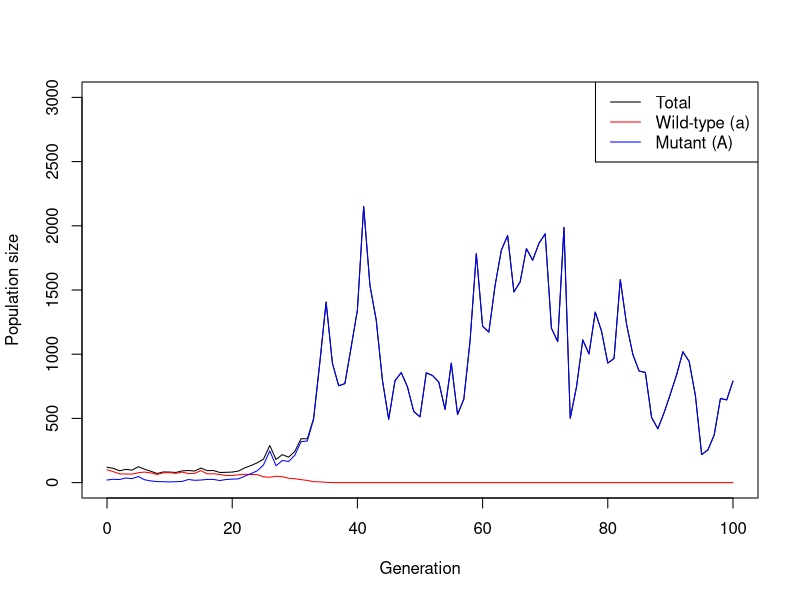
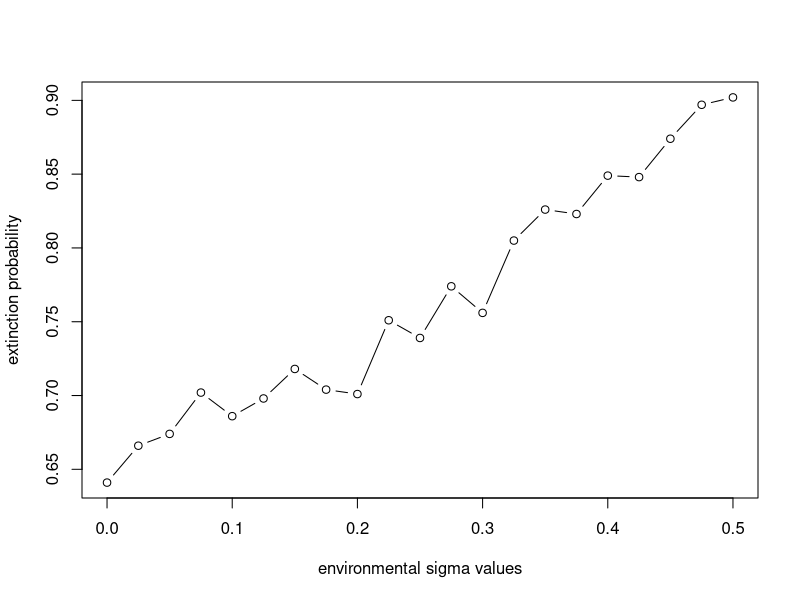
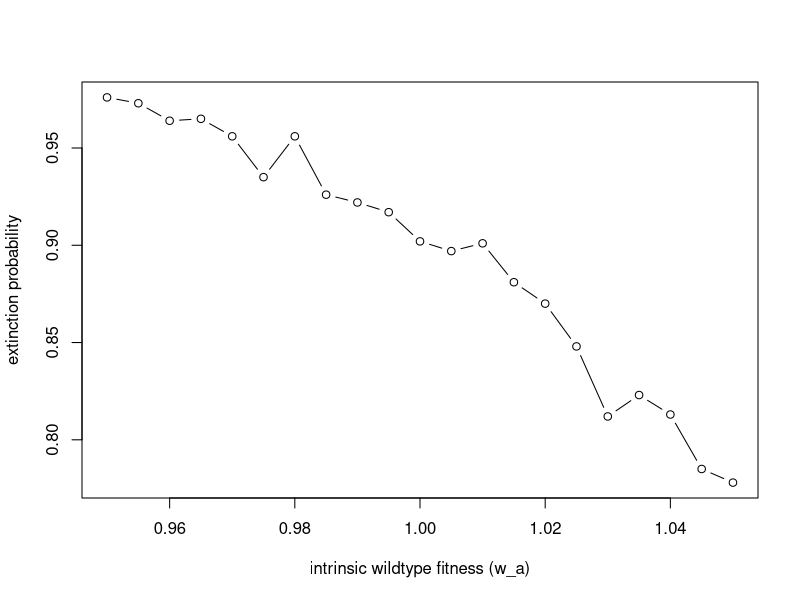
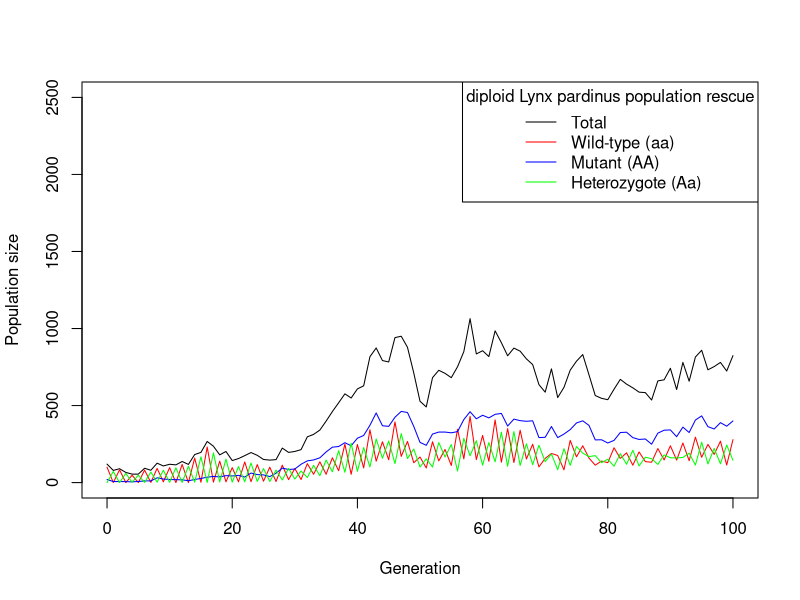
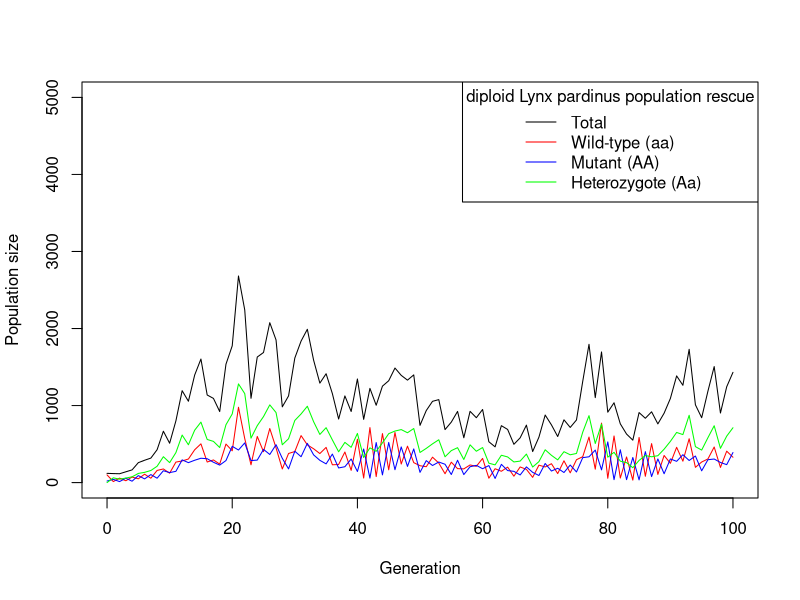
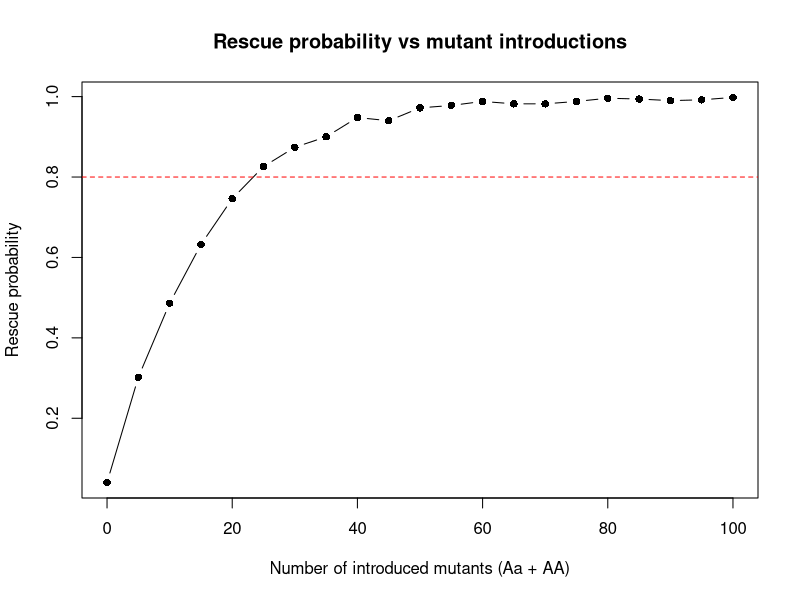

These figures' R source, in order:
## ---- chunk 1
set.seed(42)

simulate_one_gen1 <- function(N_a, N_A, w_a, w_A,  R_rate, sigma_env_a, sigma_env_A, K, A) {

  Ntot <- N_a + N_A # total pop
  
  dens <- max(0, 1 - Ntot / K) # density dependence on total pop. 
  
  allee <- (Ntot / (Ntot + A))^0.5  #Allee effect affecting total pop. 
  
  env_a <- max(0, rnorm(1, mean=1, sd= sigma_env_a))  #env.eff. already normal distributed
  env_A <- max(0, rnorm(1, mean=1, sd= sigma_env_A))
  
  r_a <- w_a*dens*allee                #corrected pop growth formula
  r_A <- w_A*dens*allee
  
  N_a1 <- rpois(1, N_a*r_a*env_a)
  N_A1 <- rpois(1, N_A*r_A*env_A)
  
  return(c(N_a1, N_A1))
  return(c(r_a, r_A))
}

# Test the function
print(simulate_one_gen1(100,20,1.01,1.5,0, sigma_env_a = 0.1, sigma_env_A = 0.3, K=5000, A=20))


## ---- chunk 2
set.seed(42)

N_init_a <- 100
N_init_A <- 20
K <- 5000
A <- 20
t_max <- 100

simulate_pop <- function(N_init_a, N_init_A, w_a, w_A, R_rate, t_max, sigma_env_a, sigma_env_A, K, A) {
  # Create the vector in which to save the results
  pop_vector <- c(N_init_a, N_init_A)
  # initiate the variables
  pop_new <- c(N_init_a, N_init_A)
  
  # run the simulation until generation t_max
  for (i in 1:t_max) {
    # redefine the current population one generation later
    pop_new <- simulate_one_gen1(pop_new[1],pop_new[2], w_a, w_A, R_rate, sigma_env_a, sigma_env_A, K, A)
    # add the new population sizes to the output vector
    pop_vector <- rbind(pop_vector,pop_new)
    # condition to stop the simulation before t_max: either the population exceeds 5000 or it goes extinct
    if (pop_new[1]+pop_new[2]==0) break
  }
  
  # define the row and column names of the output vector
  rownames(pop_vector) <- (0:t_max)[1:length(pop_vector[,1])] # note that the vector has to be cut if the simulation stopped early
  colnames(pop_vector) <- c("a","A")
  # return the result
  return(pop_vector)	
}

## ---- chunk 3
set.seed(1)
# Test the function and plot the result
# set t_max to a value to be used througout
max_gen <- 100
# create your simulation data
output <- simulate_pop(100,20,1.1,1.3,0,max_gen, sigma_env_a=0.1, sigma_env_A=0.3, 5000, 20)
# show the last few lines of the data table
print(tail(output))



# Determine x axis range
x_range <- 0:(nrow(output) - 1)

# Plot total population size
plot(x_range,
     output[,1] + output[,2],
     type = "l",
     ylim = c(0, 3000),
     xlim = c(0, max_gen),
     xlab = "Generation",
     ylab = "Population size")

# Add wild-type individuals (red)
lines(x_range, output[,1], col = "red")

# Add mutant individuals (blue)
lines(x_range, output[,2], col = "blue")

# Optional: add legend
legend("topright",
       legend = c("Total", "Wild-type (a)", "Mutant (A)"),
       col = c("black", "red", "blue"),
       lty = 1)

## ---- chunk 4
set.seed(42)
# Determine how long to run the simulation
t_max <- 20
# Determine the parameter to vary -- here it's w_a
var_sigma <- seq(0, 0.5, by = 0.025)
# compute how many values you are testing
no_var_sigma <- length(var_sigma)

# create array/data frame in which to save the results
arr <- array(NA, dim = c(no_var_sigma,2), dimnames = list(NULL,c("p_ext", "sigma_a"))) 
df <- data.frame(arr)

# Parameters
N0 <- 100
K <- 5000
A <- 20

# Now let's define a function that gives us the output
run_sim_c <- function(N_init_a, N_init_A, w_a, w_A, R_rate, t_max, sigma_env_a, sigma_env_A, K, A)
{
  sim_output_end <- tail(simulate_pop(N_init_a, N_init_A, w_a, w_A, R_rate, t_max, sigma_env_a, sigma_env_A, K, A),1)
  out <- 1
  if (sum(sim_output_end)==0)
  {
    out <- 0
  }
  return(out)
}

# Now we do this many times per parameter value 
counter <- 1
nrep <- 1000
for (choose_sig in var_sigma) {
  #set.seed(1)
  
  results <- replicate(nrep, run_sim_c(100,0,1.05,1.25,0,t_max, sigma_env_a=choose_sig, sigma_env_A=0.1, 5000, 20))
  # print(results)
  
  ###evaluation of sim_a
  p_success <- mean(results)
  p_fail <- 1-p_success
  sd <- sqrt(p_success*(1-p_success))
  
  
  df[counter,1]<- p_fail
  df[counter,2] <- choose_sig
  counter <- counter + 1
}

plot(df$sigma_a, df$p, type = "b", 
     xlab = "environmental sigma values", 
     ylab = "extinction probability")

## ---- chunk 5
set.seed(42)
# Determine how long to run the simulation
tmax <- 20
# Determine the parameter to vary -- here it's w_a
var_w_a <- seq(0.95, 1.05, by = 0.005)
# compute how many values you are testing
no_var_w_a <- length(var_w_a)

# create array/data frame in which to save the results
arr <- array(NA, dim = c(no_var_w_a,2), dimnames = list(NULL,c("p_ext", "w_a"))) 
df <- data.frame(arr)

# Parameters
N0 <- 100
K <- 5000
A <- 20

# Now let's define a function that gives us the output
run_sim_c <- function(N_init_a, N_init_A, w_a, w_A, R_rate, t_max, sigma_env_a, sigma_env_A, K, A)
{
  sim_output_end <- tail(simulate_pop(N_init_a, N_init_A, w_a, w_A, R_rate, t_max, sigma_env_a, sigma_env_A, K, A),1)
  out <- 1
  if (sum(sim_output_end)==0)
  {
    out <- 0
  }
  return(out)
}

# Now we do this many times per parameter value 
counter <- 1
nrep <- 1000
for (choose_w_a in var_w_a) {
  #set.seed(1)
  
  results <- replicate(nrep, run_sim_c(100,0,w_a=choose_w_a,1.25,0,tmax, sigma_env_a= 0.3, sigma_env_A=0, K, A))
  # print(results)
  
  ###evaluation of sim
  p_success <- mean(results)
  p_fail <- 1-p_success
  sd <- sqrt(p_success*(1-p_success))
  
  
  df[counter,1]<- p_fail
  df[counter,2] <- choose_w_a
  counter <- counter + 1
}

plot(df$w_a, df$p_ext, type = "b", 
     xlab = "intrinsic wildtype fitness (w_a)", 
     ylab =  "extinction probability")
 

## ---- chunk 6
### how to make the population panmictic? 
set.seed(18)

simulation_diploid <- function(N_aa, N_Aa, N_AA, w_a, w_Aa, w_A, R_rate, t_max,
                               sigma_env_a, sigma_env_A, sigma_env_Aa, K, A)
   
  {
  
### define parameters: 
AA <- N_AA
Aa <- N_Aa
aa <- N_aa
w_aa <- 1.1
w_Aa <- 1.25
w_AA <- 1.5
sig_a <- 0.1
sig_Aa <- 0.2
sig_A <- 0.3
Ntot <- N_aa+N_Aa+N_AA
K <- 5000
A <- 20

## define dens value and allee effect
dens <- max(0, 1 - Ntot / K) # density dependence on total pop. 
allee <- (Ntot / (Ntot + A))^0.5  #Allee effect affecting total pop. 

## define r values
r_a <- w_a*dens*allee               #corrected pop growth formula
r_A <- w_A*dens*allee
r_Aa <- w_Aa*dens*allee

## draw env values
env_a <- max(0, rnorm(1, mean=1, sd= sig_a))  #env.eff. already normal distributed
env_A <- max(0, rnorm(1, mean=1, sd= sig_A))
env_Aa <- max(0, rnorm(1, mean=1, sd= sig_Aa))

## draw offspring for A and a from Poisson distribution
N_aa <- rpois(1, N_aa*r_a*env_a)
N_AA <- rpois(1, N_AA*r_A*env_A)
N_Aa <- rpois(1, N_Aa*r_Aa*env_Aa)

## calculate total offspring
total_off <- N_aa+N_Aa+N_AA

if (total_off==0) {
  return(c(N_aa=0, N_Aa=0, N_AA=0))
}
  #break

## calculate A and a Alleles
count_A <- N_AA*2+N_Aa
count_a <- N_aa*2+N_Aa

# calculate HW Allele frequencies
pA <- count_A/2*total_off
pa <- count_a/2*total_off

# calculate HW genotype frequencies
probs <- c(pAA= pA^2, pAa= 2*pA*pa, paa= pa^2)



## draw random offspring 
next_gen_diploid <- as.vector(rmultinom(1, size= total_off, prob=probs))
#as.numeric: returns 3x1 matrix drawn from rmultinom as a flat numeric vector
#rmultinom: assigns random value to each of three genotypes according to HW allele probabilities
#like binomial, only for multiple variables

# calculate next gen offspring
N_AA <- next_gen_diploid[1]
N_Aa <- next_gen_diploid[2]
N_aa <- next_gen_diploid[3]

c(pAA=N_AA, pAa=N_Aa, paa=N_aa)
}

simulation_diploid(100, 0, 20, 1.1, 1.2, 1.3, 0, 100, 0.1 ,0.3, 0.2, 5000, 20)

## now we simulate the diploid population
simulate_diploid <- function(N_init_a, N_init_A, N_init_Aa, w_a, w_A, w_Aa, max_gen, t_max, sig_a, sig_A, sig_Aa, K, A) {
  # Create the vector in which to save the results
  pop_vector <- c(N_init_a, N_init_A, N_init_Aa)
  # initiate the variables
  pop_new <- c(N_init_a, N_init_A, N_init_Aa)
  
  # run the simulation until generation t_max
  for (i in 1:t_max) {
    # redefine the current population one generation later
    pop_new <- simulation_diploid(pop_new[1],pop_new[2],pop_new[3], w_a, w_A, w_Aa, R_rate, sig_a, sig_A, sig_Aa, K, A)
    # add the new population sizes to the output vector
    pop_vector <- rbind(pop_vector,pop_new)
    # condition to stop the simulation before t_max: either the population exceeds 5000 or it goes extinct
    if (pop_new[1]+pop_new[2]+pop_new[3]==0) break
  }
  
  # define the row and column names of the output vector
  rownames(pop_vector) <- (0:t_max)[1:length(pop_vector[,1])] # note that the vector has to be cut if the simulation stopped early
  colnames(pop_vector) <- c("AA","Aa", "aa")
  # return the result
  return(pop_vector)	
}


# Test the function and plot the result
# set t_max to a value to be used througout
max_gen <- 100
# create your simulation data
output<- simulate_diploid(100, 20, 0, 1, 1.5, 1.25, 0, max_gen, 0.1, 0.3, sig_Aa=0.2, K=5000, A=20)
# show the last few lines of the data table
print(tail(output))



# Determine x axis range
x_range <- 0:(nrow(output) - 1)

# Plot total population size
plot(x_range,
     output[,1] + output[,2] + output[,3],
     type = "l",
     ylim = c(0, 2500),
     xlim = c(0, max_gen),
     xlab = "Generation",
     ylab = "Population size")

# Add wild-type individuals (red)
lines(x_range, output[,1], col = "red")

# Add mutant individuals (blue)
lines(x_range, output[,2], col = "blue")

# Add heterozygote (green)
lines(x_range,output[,3], col = "green")

# Optional: add legend
legend("topright",
       legend = c("Total", "Wild-type (aa)", "Mutant (AA)", "Heterozygote (Aa)"),
       title = "diploid Lynx pardinus population rescue",
       col = c("black", "red", "blue", "green"),
       lty = 1)

## ---- chunk 7
set.seed(1)
simulation_heterozyg <- function(N_aa, N_Aa, N_AA, w_a, w_Aa, R_rate, t_max,
                               sigma_env_a, sigma_env_Aa, K, A)
  
{
  
  ### define parameters: 
  AA <- N_AA
  Aa <- N_Aa
  aa <- N_aa
  w_aa <- 1
  w_Aa <- 1.5
  
  sig_a <- 0.1
  sig_Aa <- 0.3
  
  
  Ntot <- N_aa+N_Aa+N_AA
  K <- 5000
  A <- 20
  
  ## define dens value and allee effect
  dens <- max(0, 1 - Ntot / K) # densitydependence on total pop. 
  allee <- (Ntot / (Ntot + A))^0.5  #Allee effect aff. total pop. 
  
  ## define r values
  r_a <- w_a*dens*allee               #corrected pop growth formula

  r_Aa <- w_Aa*dens*allee
  
  ## draw env values
  env_a <- max(0, rnorm(1, mean=1, sd= sig_a))  #env.eff. alr normal dist.
  
  env_Aa <- max(0, rnorm(1, mean=1, sd= sig_Aa))
  
  ## draw offspring for A and a from Poisson distribution
  N_aa <- rpois(1, N_aa*r_a*env_a)
  N_AA <- rpois(1, N_AA*r_Aa*env_Aa)
  N_Aa <- rpois(1, N_Aa*r_Aa*env_Aa)
  
  ## calculate total offspring
  total_off <- N_aa+N_Aa+N_AA
  
  if (total_off==0) {
    return(c(N_aa=0, N_Aa=0, N_AA=0))
  }
  #break
  
  ## calculate A and a Alleles
  count_A <- N_AA*2+N_Aa
  count_a <- N_aa*2+N_Aa
  
  # calculate HW Allele frequencies
  pA <- count_A/2*total_off
  pa <- count_a/2*total_off
  
  # calculate HW genotype frequencies
  probs <- c(pAA= pA^2, pAa= 2*pA*pa, paa= pa^2)
  
  
  
  ## draw random offspring 
  next_gen_diploid <- as.vector(rmultinom(1, size= total_off, prob=probs))
  #as.numeric: returns 3x1 matrix drawn from rmultinom as a flat numeric vector
  #rmultinom: assigns random value to each of three genotypes according to HW allele probabilities
  #like binomial, only for multiple variables
  
  # calculate next gen offspring
  N_AA <- next_gen_diploid[1]
  N_Aa <- next_gen_diploid[2]
  N_aa <- next_gen_diploid[3]
  
  c(pAA=N_AA, pAa=N_Aa, paa=N_aa)
}

simulation_heterozyg(100, 20, 0, 1, 1.5, 0, 100, 0.1 ,0.3, 5000, 20)

## now we simulate the diploid population
simulate_hz <- function(N_init_a, N_init_A, N_init_Aa, w_a, w_Aa, max_gen, t_max, sig_a, sig_Aa, K, A) {
  # Create the vector in which to save the results
  pop_vector <- c(N_init_a, N_init_A, N_init_Aa)
  # initiate the variables
  pop_new <- c(N_init_a, N_init_A, N_init_Aa)
  
  # run the simulation until generation t_max
  for (i in 1:t_max) {
    # redefine the current population one generation later
    pop_new <- simulation_heterozyg(pop_new[1],pop_new[2],pop_new[3], w_a, w_Aa, R_rate, sig_a, sig_Aa, K, A)
    # add the new population sizes to the output vector
    pop_vector <- rbind(pop_vector,pop_new)
    # condition to stop the simulation before t_max: either the population exceeds 5000 or it goes extinct
    if (pop_new[1]+pop_new[2]+pop_new[3]==0) break
  }
  
  # define the row and column names of the output vector
  rownames(pop_vector) <- (0:t_max)[1:length(pop_vector[,1])] # note that the vector has to be cut if the simulation stopped early
  colnames(pop_vector) <- c("AA","Aa", "aa")
  # return the result
  return(pop_vector)	
}


# Test the function and plot the result
# set t_max to a value to be used througout
max_gen <- 100
# create your simulation data
output<- simulate_hz(100, 0, 20, 1, 1.5, 0, max_gen, 0.1, sig_Aa=0.3, K=5000, A=20)
# show the last few lines of the data table
print(tail(output))



# Determine x axis range
x_range <- 0:(nrow(output) - 1)

# Plot total population size
plot(x_range,
     output[,1] + output[,2] + output[,3],
     type = "l",
     ylim = c(0, 5000),
     xlim = c(0, max_gen),
     xlab = "Generation",
     ylab = "Population size")

# Add wild-type individuals (red)
lines(x_range, output[,1], col = "red")

# Add mutant individuals (blue)
lines(x_range, output[,3], col = "blue")

# Add heterozygote (green)
lines(x_range,output[,2], col = "green")

# Optional: add legend
legend("topright",
       legend = c("Total", "Wild-type (aa)", "Mutant (AA)", "Heterozygote (Aa)"),
       title = "diploid Lynx pardinus population rescue",
       col = c("black", "red", "blue", "green"),
       lty = 1)

## ---- chunk 8

set.seed(1)

### --- One-generation simulation --- ###
simulation_diploid <- function(N_aa, N_Aa, N_AA,
                               w_aa, w_Aa, w_AA,
                               sigma_env_aa, sigma_env_Aa, sigma_env_AA,
                               K, A) {
  
  Ntot <- N_aa + N_Aa + N_AA
  if (Ntot <= 0) return(c(AA = 0, Aa = 0, aa = 0))
  
  # Density dependence & Allee effect
  dens  <- max(0, 1 - Ntot / K)
  allee <- (Ntot / (Ntot + A))^0.5
  
  # Environmental noise
  env_aa <- max(0, rnorm(1, mean = 1, sd = sigma_env_aa))
  env_Aa <- max(0, rnorm(1, mean = 1, sd = sigma_env_Aa))
  env_AA <- max(0, rnorm(1, mean = 1, sd = sigma_env_AA))
  
  # Growth rates
  r_aa <- w_aa * dens * allee
  r_Aa <- w_Aa * dens * allee
  r_AA <- w_AA * dens * allee
  
  # Offspring numbers
  N_aa <- rpois(1, N_aa * r_aa * env_aa)
  N_Aa <- rpois(1, N_Aa * r_Aa * env_Aa)
  N_AA <- rpois(1, N_AA * r_AA * env_AA)
  
  total_off <- N_aa + N_Aa + N_AA
  if (total_off == 0) return(c(AA = 0, Aa = 0, aa = 0))
  
  # Allele frequencies
  pA <- (2 * N_AA + N_Aa) / (2 * total_off)
  pa <- 1 - pA
  
  # Genotype frequencies (Hardy-Weinberg)
  probs <- c(AA = pA^2, Aa = 2 * pA * pa, aa = pa^2)
  
  # Next generation (multinomial draw)
  next_gen <- as.vector(rmultinom(1, size = total_off, prob = probs))
  names(next_gen) <- c("AA", "Aa", "aa")
  
  return(next_gen)
}


### --- Full population trajectory --- ###
simulate_population <- function(N_aa0, N_Aa0, N_AA0,
                                w_aa, w_Aa, w_AA,
                                sigma_env_aa, sigma_env_Aa, sigma_env_AA,
                                K, A, t_max = 100) {
  
  pop <- matrix(NA, nrow = t_max, ncol = 3)
  colnames(pop) <- c("AA", "Aa", "aa")
  pop[1, ] <- c(N_AA0, N_Aa0, N_aa0)
  
  for (t in 2:t_max) {
    pop[t, ] <- simulation_diploid(pop[t-1, "aa"], pop[t-1, "Aa"], pop[t-1, "AA"],
                                   w_aa, w_Aa, w_AA,
                                   sigma_env_aa, sigma_env_Aa, sigma_env_AA,
                                   K, A)
    if (sum(pop[t, ]) == 0) break  # extinction
  }
  return(pop[1:t, ])
}


### --- Monte Carlo estimator --- ###
## used to estimate extinction frequency in a given number of trials when stochasticity in ecological parameters 
## (in this case environmental fluctuation) are involved
rescue_prob <- function(mutants, N_aa0 = 100,
                        w_aa = 1.1, w_Aa = 1.2, w_AA = 1.3,
                        sigma_env_aa = 0.1, sigma_env_Aa = 0.2, sigma_env_AA = 0.3,
                        K = 5000, A = 20, t_max = 100,
                        nsim = 500, rescue_threshold = 500) {
  
  N_AA0 <- floor(mutants / 2)
  N_Aa0 <- ceiling(mutants / 2)
  
  hits <- replicate(nsim, {
    out <- simulate_population(N_aa0, N_Aa0, N_AA0,
                               w_aa, w_Aa, w_AA,
                               sigma_env_aa, sigma_env_Aa, sigma_env_AA,
                               K, A, t_max)
    any(rowSums(out) >= rescue_threshold)
  })
  mean(hits)
}


### --- Sweep over introductions --- ###
target <- 0.8
mutant_range <- seq(0, 100, by = 5)

res_tab <- data.frame(mutants = mutant_range, p_rescue = NA_real_)

for (i in seq_along(mutant_range)) {
  res_tab$p_rescue[i] <- rescue_prob(mutants = mutant_range[i])
  cat("Mutants:", mutant_range[i], "- P_rescue:", round(res_tab$p_rescue[i], 3), "\n")
}

# Find minimal mutants achieving target probability
cand <- subset(res_tab, p_rescue >= target)
if (nrow(cand) > 0) {
  min_mutants <- min(cand$mutants)
  message(sprintf("Minimal number of mutants for ≥ %.0f%% rescue: %d individuals",
                  target * 100, min_mutants))
} else {
  message("No value reached the 80% rescue threshold. Increase mutant range or adjust parameters.")
}

# Plot results
plot(res_tab$mutants, res_tab$p_rescue, type = "b", pch = 16,
     xlab = "Number of introduced mutants (Aa + AA)",
     ylab = "Rescue probability",
     main = "Rescue probability vs mutant introductions")
abline(h = target, col = "red", lty = 2)
